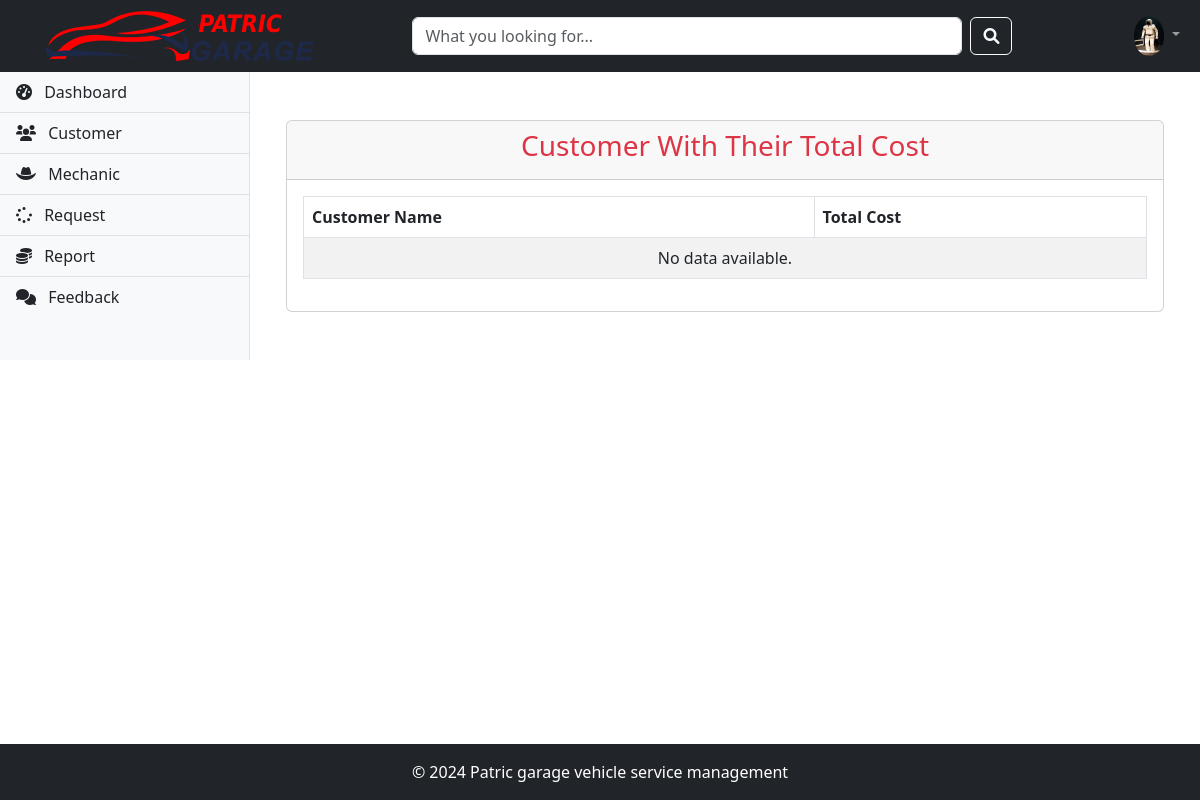
Before: /admin-view-customer-invoice (signed in) with the older database file.
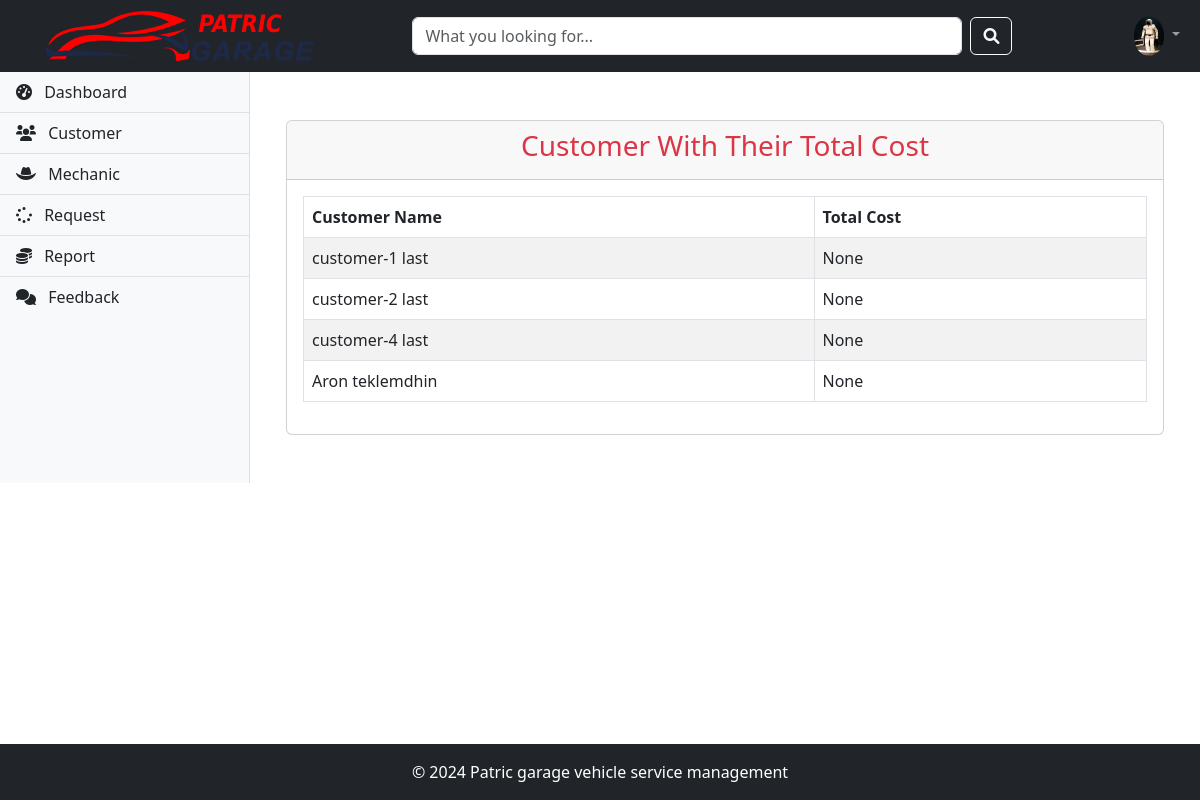
After: the same page with the newer database file.
### vehicle/models.py (models this page shows, shortened)
class Customer(models.Model):
    user = models.OneToOneField(User, on_delete=models.CASCADE)
    address = models.CharField(max_length=500)
    mobile = models.CharField(max_length=20)
    profile_pic = models.ImageField(upload_to='profile_pic/CustomerProfilePic/', null=True, blank=True)

### vehicle/views.py (the view)
# urls.py: path('admin-view-customer-invoice', views.admin_view_customer_invoice_view,name='admin-view-customer-invoice'),
@login_required(login_url='adminlogin')
def admin_view_customer_invoice_view(request):
    enquiry=models.Request.objects.values('customer_id').annotate(Sum('cost'))
    print(enquiry)
    customers=[]
    for enq in enquiry:
        print(enq)
        customer=models.Customer.objects.get(id=enq['customer_id'])
        customers.append(customer)
    return render(request,'vehicle/admin_view_customer_invoice.html',{'data':zip(customers,enquiry)})

### vehicle/templates/vehicle/admin_view_customer_invoice.html
{% extends 'vehicle/adminbase.html' %}
{% block content %}
<div class="container my-4">
    <div class="row">
        <div class="col-12">
            <div class="card">
                <div class="card-header">
                    <h3 class="text-danger text-center">Customer With Their Total Cost</h3>
                </div>
                <div class="card-body">
                    <table class="table table-striped table-bordered">
                        <thead>
                            <tr>
                                <th>Customer Name</th>
                                <th>Total Cost</th>
                            </tr>
                        </thead>
                        <tbody>
                            {% for customer, total_cost in data %}
                            <tr>
                                <td>{{ customer.user.first_name }} {{ customer.user.last_name }}</td>
                                <td>{{ total_cost.cost__sum }}</td>
                            </tr>
                            {% empty %}
                            <tr>
                                <td colspan="2" class="text-center">No data available.</td>
                            </tr>
                            {% endfor %}
                        </tbody>
                    </table>
                </div>
            </div>
        </div>
    </div>
</div>
{% endblock content %}

Changed rows visible on the page:
now on this page (row unchanged): Customer: user.first_name "customer-1", user.last_name "last", cost__sum "None"
now on this page (row unchanged): Customer: user.first_name "customer-2", user.last_name "last", cost__sum "None"
now on this page (row unchanged): Customer: user.first_name "customer-4", user.last_name "last", cost__sum "None"
now on this page (row edited): Customer: user.first_name "Aron", user.last_name "teklemdhin", cost__sum "None"
Other visible differences:
text no longer shown: "No data available."
